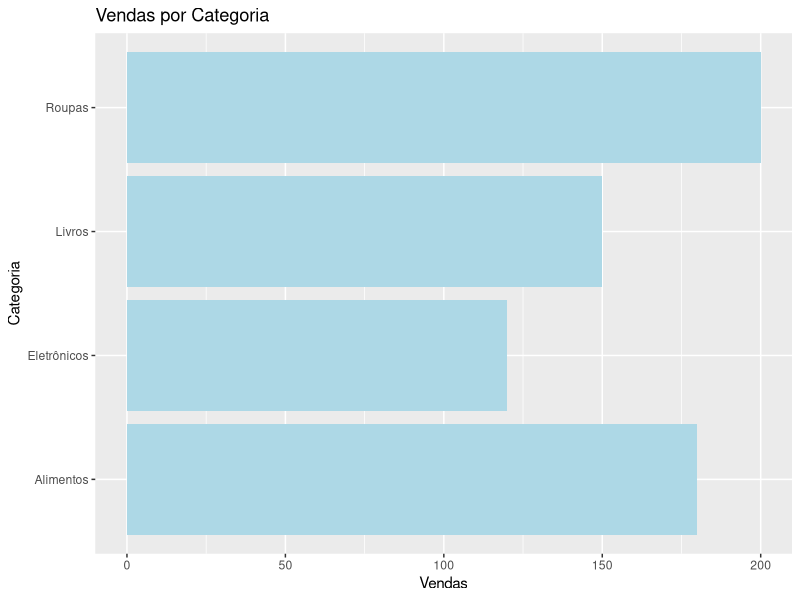
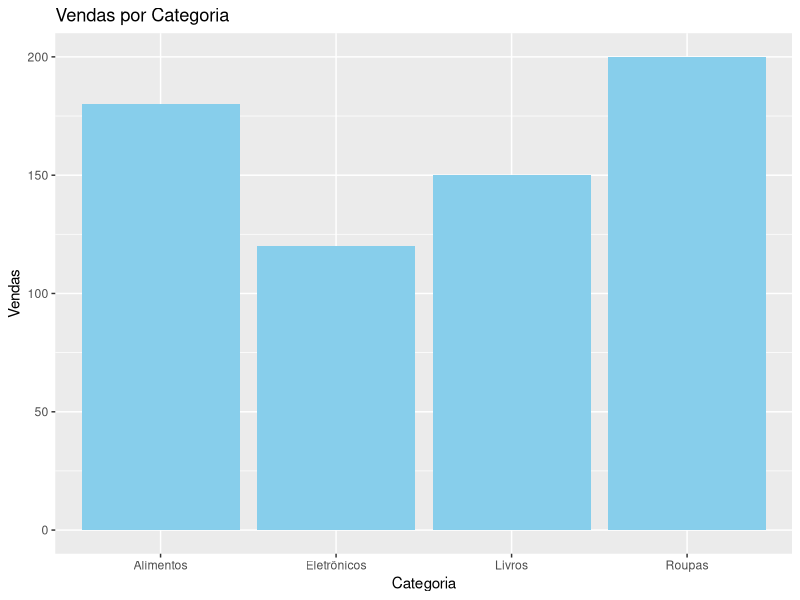
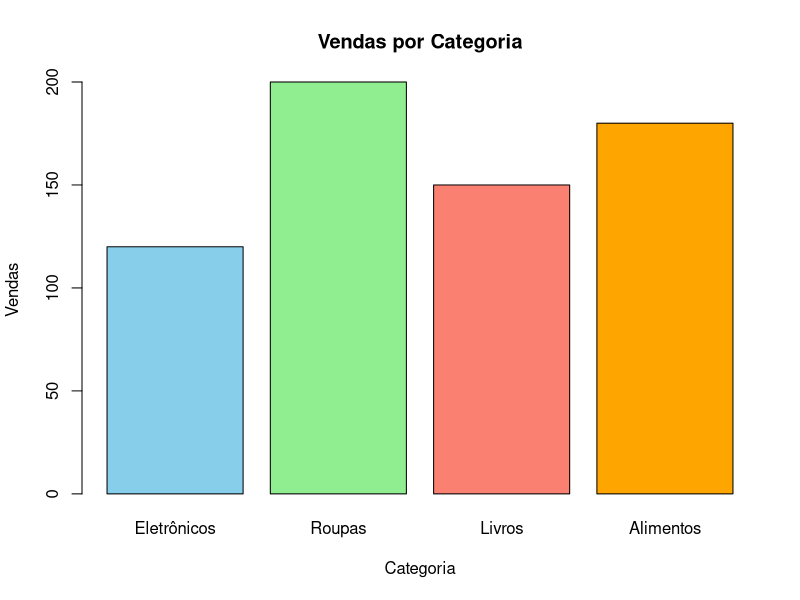
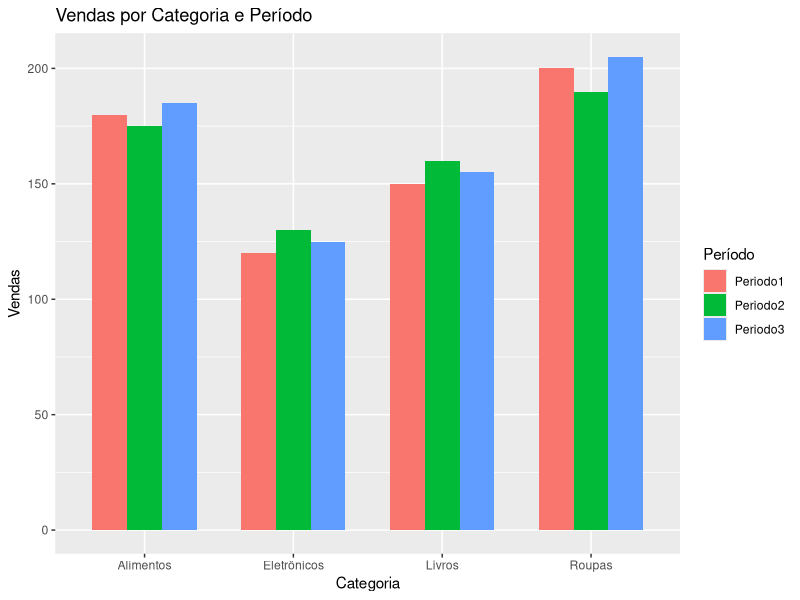
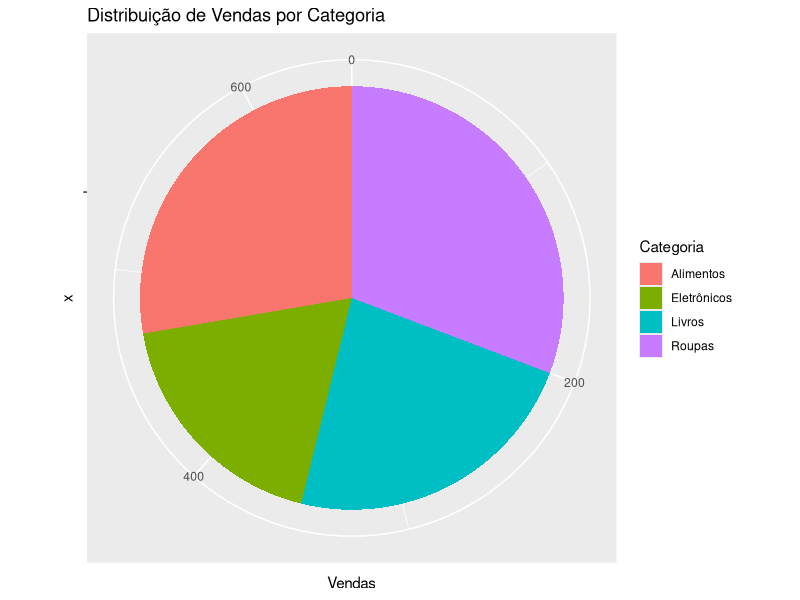
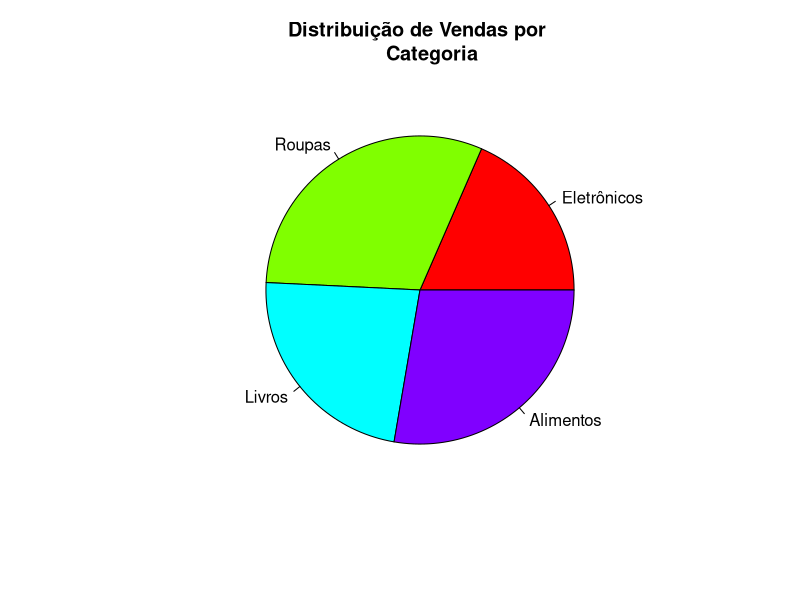
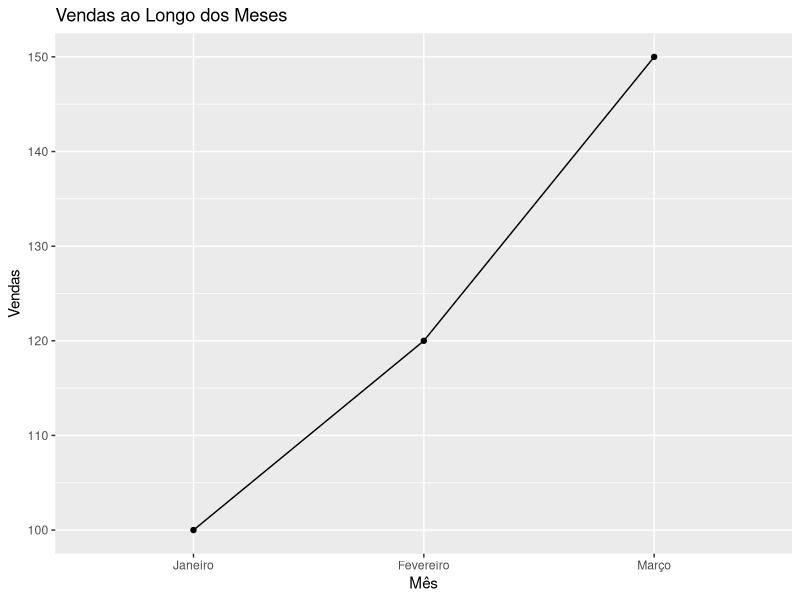
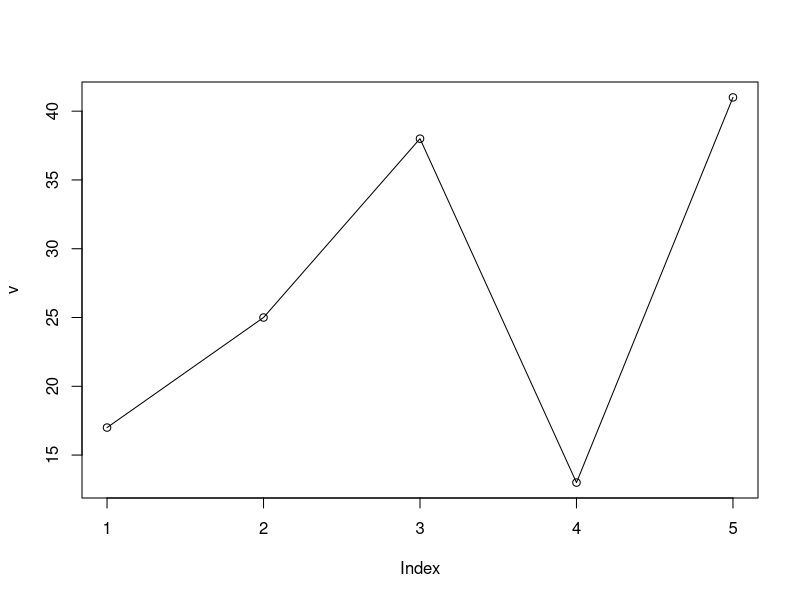

Generate these figures, in order, with R:
# Estatística Descritiva - 04/04/2025
# Representação gráfica de dados


# Gráfico de Barras 
# Dados fictícios de vendas por categoria

categorias <- c("Eletrônicos", "Roupas",
                "Livros", 
                "Alimentos")
vendas <- c(120, 200, 150, 180)

# Criar o dataframe
dados <- data.frame(Categoria = categorias, 
                    Vendas = vendas)

# Instalar e carregar a biblioteca ggplot2 (caso ainda não tenha instalado)
install.packages("ggplot2")
library(ggplot2)

# Criar o gráfico de barras horizontais
grafico_barras_horizontais <- ggplot(dados,
                        aes(x = Vendas, 
                                                y = Categoria)) +
  geom_bar(stat = "identity", fill = 
             "lightblue") +
  
  labs(title = "Vendas por Categoria",
       x = "Vendas", 
       y = "Categoria")

# Exibir o gráfico

print(grafico_barras_horizontais)


# Gráfico de Barras
# Dados fictícios de vendas por categoria
categorias <- c("Eletrônicos", "Roupas", "Livros", "Alimentos")
vendas <- c(120, 200, 150, 180)

# Criar o dataframe
dados <- data.frame(Categoria = categorias, Vendas = vendas)


# Criar o gráfico de Colunas
grafico_barras <- ggplot(dados, aes(x = Categoria, y = Vendas)) +
  geom_bar(stat = "identity", fill = "skyblue") +
  labs(title = "Vendas por Categoria", x = "Categoria", y = "Vendas")

# Exibir o gráfico
print(grafico_barras)

# Forma alternativa (simples)
# Dados fictícios de vendas por categoria
categorias <- c("Eletrônicos", "Roupas", "Livros", "Alimentos")
vendas <- c(120, 200, 150, 180)
# Criar o dataframe
dados <- data.frame(Categoria = categorias, 
                    Vendas = vendas)

# Criar o gráfico de barras
# Converter as categorias em fatores para 
# garantir a ordem correta no gráfico
dados$Categoria <- factor(dados$Categoria,
                      levels = categorias)

# Criar o gráfico de barras usando a função barplot
# Definir as cores das barras usando o vetor de cores
cores <- c("skyblue", "lightgreen",
           "salmon", "orange")
barplot(dados$Vendas, 
        names.arg = dados$Categoria, 
        col = cores, 
        main = "Vendas por Categoria", 
        xlab = "Categoria", ylab = "Vendas")



# Gráfico de colunas múltiplas
# Dados fictícios de vendas por categoria ao 
# longo de três períodos de tempo

categorias <- c("Eletrônicos", "Roupas",
                "Livros", "Alimentos")
periodo1 <- c(120, 200, 150, 180)
periodo2 <- c(130, 190, 160, 175)
periodo3 <- c(125, 205, 155, 185)

# Criar o dataframe
dados <- data.frame(Categoria = categorias, 
                    Periodo1 = periodo1, 
                    Periodo2 = periodo2, 
                    Periodo3 = periodo3)

# Transformar os dados para o formato longo
library(tidyr)
dados_longos <- gather(dados, Periodo, 
                       Vendas,-Categoria)

# Criar o gráfico de colunas múltiplas
grafico_colunas_multiplas <- ggplot(dados_longos, 
                          aes(x = Categoria, 
                          y = Vendas, fill = Periodo)) +
                          geom_col(position = "dodge", 
                                   width = 0.7) +
        labs(title = "Vendas por Categoria e Período",
         x = "Categoria", 
         y = "Vendas", fill = "Período")

# Exibir o gráfico
print(grafico_colunas_multiplas)

# Gráfico de Setores (Pizza)

# Dados fictícios de vendas por categoria
categorias <- c("Eletrônicos", "Roupas", "Livros", "Alimentos")
vendas <- c(120, 200, 150, 180)

# Criar o dataframe
dados <- data.frame(Categoria = categorias, Vendas = vendas)

# Criar o gráfico de setores
grafico_setores <- ggplot(dados, aes(x = "", y = Vendas, fill = Categoria)) +
  geom_bar(stat = "identity", width = 1) +
  coord_polar("y", start = 0) +
  labs(title = "Distribuição de Vendas por Categoria")

# Exibir o gráfico
print(grafico_setores)

# Refazendo de uma maneira simples

# Dados fictícios de vendas por categoria
categorias <- c("Eletrônicos", "Roupas", 
                "Livros", "Alimentos")
vendas <- c(120, 200, 150, 180)

# Criar o dataframe
dados <- data.frame(Categoria = categorias,
                    Vendas = vendas)

# Criar o gráfico de setores
pie(dados$Vendas, labels = dados$Categoria, 
    col = rainbow(length(categorias)), 
    main = "Distribuição de Vendas por 
    Categoria")



#Gráfico de linhas 
# Dados fictícios de vendas ao longo de três meses
meses <- c("Janeiro", "Fevereiro", "Março")
vendas <- c(100, 120, 150)

# Criar o dataframe
dados <- data.frame(Mês = factor(meses, levels = meses), Vendas = vendas)

# Criar o gráfico de linhas
grafico_linhas <- ggplot(dados, aes(x = Mês, y = Vendas, group = 1)) +
  geom_line() +
  geom_point() +
  labs(title = "Vendas ao Longo dos Meses", x = "Mês", y = "Vendas")

# Exibir o gráfico
print(grafico_linhas)

# Refazendo de uma maneira simples
# Exemplo I
v <- c(17, 25, 38, 13, 41)
plot(v, type = "o")
plot(v, type = "l")

# Exemplo II

v <- c(17, 25, 38, 13, 41)
t <- c(22, 19, 36, 19, 23)
m <- c(25, 14, 16, 34, 29)

plot(v, type = "o", col = "red",
     xlab = "Meses", ylab = "---",
     main = "Gráfico de linhas")

lines(t, type = "o", col = "blue")
lines(m, type = "o", col = "green")

# Gráfico de dispersão

# Dados fictícios de altura e peso
altura <- c(160, 165, 170, 175, 180)
peso <- c(60, 65, 70, 75, 80)

# Criar o dataframe
dados <- data.frame(Altura = altura, Peso = peso)

# Criar o gráfico de dispersão
plot(dados$Altura, dados$Peso, pch = 16, 
     col = "blue", xlab = "Altura (cm)", 
     ylab = "Peso (kg)",
     main = "Gráfico de Dispersão")
cor(altura,peso)

# No ggplot

# Criar o gráfico de dispersão com ggplot2
grafico_dispersao <- ggplot(dados, aes(x = Altura, y = Peso)) +
  geom_point(color = "blue", size = 3) +
  labs(title = "Gráfico de Dispersão", x = "Altura (cm)", y = "Peso (kg)")

# Exibir o gráfico
print(grafico_dispersao)

# Histograma 

# Carregar a biblioteca ggplot2 (caso ainda não tenha instalado)
# install.packages("ggplot2")
library(ggplot2)

# Gerar dados fictícios de notas
set.seed(42)  # Define uma semente para reprodução dos resultados
notas <- round(rnorm(100, mean = 70, sd = 10))  # Gera 100 notas aleatórias com média 70 e desvio padrão 10

# Criar o dataframe
dados_notas <- data.frame(Notas = notas)

# Criar o histograma com ggplot2
grafico_histograma_notas <- ggplot(dados_notas, aes(x = Notas)) +
  geom_histogram(binwidth = 5, fill = "skyblue", color = "black") +
  labs(title = "Histograma de Notas", x = "Notas", y = "Frequência")

# Exibir o gráfico
print(grafico_histograma_notas)

# Boxplot
# Gerar dados fictícios de notas de duas turmas
set.seed(42)  # Define uma semente para reprodução dos resultados
notas_turma1 <- round(rnorm(50, mean = 70, sd = 10))
notas_turma2 <- round(rnorm(50, mean = 75, sd = 10))

# Criar o dataframe
dados_notas <- data.frame(Turma = c(rep("Turma 1", 
                                  50), 
                                  rep("Turma 2", 50)),
                          Notas = c(notas_turma1, 
                                    notas_turma2))

# Criar o box plot com ggplot2
grafico_boxplot <- ggplot(dados_notas, aes(x = Turma, y = Notas, fill = Turma)) +
  geom_boxplot() +
  labs(title = "Box Plot das Notas por Turma", x = "Turma", y = "Notas") +
  theme_minimal()

# Exibir o gráfico
print(grafico_boxplot)

# Forma alternativa sem uso do ggplot
# Gerar dados fictícios de notas de duas turmas
set.seed(42)  # Define uma semente para reprodução dos resultados
notas_turma1 <- round(rnorm(50, mean = 70, sd = 10))
notas_turma2 <- round(rnorm(50, mean = 75, sd = 10))

# Criar o dataframe
dados_notas <- data.frame(Turma = c(rep("Turma 1", 50), rep("Turma 2", 50)),
                          Notas = c(notas_turma1, notas_turma2))

# Criar o box plot
boxplot(Notas ~ Turma, data = dados_notas, 
        col = c("skyblue", "lightgreen"), xlab = "Turma", ylab = "Notas", main = "Box Plot das Notas por Turma")

